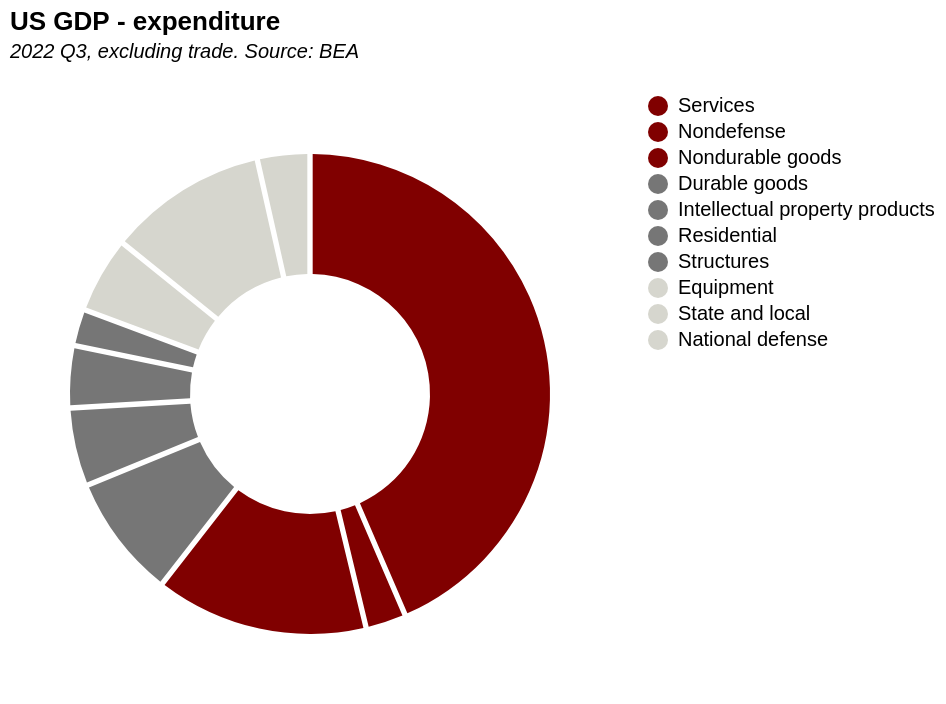

Write a Vega-Lite specification for this figure.
### Vega-Lite specification from a JSON file in a GitHub repository (floating-point values rounded to 4 significant figures)
{"$schema": "https://vega.github.io/schema/vega-lite/v5.json", "description": "An ordered donut chart, with a filter from raw data", "height": 300, "width": 300, "view": {"stroke": "transparent"}, "title": {"text": "US GDP - expenditure", "subtitle": ["2022 Q3, excluding trade. Source: BEA", ""], "subtitleFontStyle": "italic", "subtitleFontSize": 10, "anchor": "start", "color": "black"}, "data": {"values": [{"Item": "Gross domestic product", "Number": "1", "pieNumber": "99", "Type": "GDP", "Value": "25723.9", "Share": "100%"}, {"Item": "Personal consumption expenditures", "Number": "2", "pieNumber": "99", "Type": "C", "Value": "17542.7", "Share": "68%"}, {"Item": "Goods", "Number": "3", "pieNumber": "99", "Type": "C", "Value": "5988.6", "Share": "23%"}, {"Item": "Durable goods", "Number": "4", "pieNumber": "3", "Type": "C", "Value": "2195.8", "Share": "9%"}, {"Item": "Nondurable goods", "Number": "5", "pieNumber": "2", "Type": "C", "Value": "3792.7", "Share": "15%"}, {"Item": "Services", "Number": "6", "pieNumber": "1", "Type": "C", "Value": "11554.1", "Share": "45%"}, {"Item": "Gross private domestic investment", "Number": "7", "pieNumber": "99", "Type": "I", "Value": "4579.1", "Share": "18%"}, {"Item": "Fixed investment", "Number": "8", "pieNumber": "99", "Type": "I", "Value": "4508.2", "Share": "18%"}, {"Item": "Nonresidential", "Number": "9", "pieNumber": "99", "Type": "I", "Value": "3403.4", "Share": "13%"}, {"Item": "Structures", "Number": "10", "pieNumber": "6", "Type": "I", "Value": "654.8", "Share": "3%"}, {"Item": "Equipment", "Number": "11", "pieNumber": "7", "Type": "I", "Value": "1352", "Share": "5%"}, {"Item": "Intellectual property products", "Number": "12", "pieNumber": "4", "Type": "I", "Value": "1396.6", "Share": "5%"}, {"Item": "Residential", "Number": "13", "pieNumber": "5", "Type": "I", "Value": "1104.8", "Share": "4%"}, {"Item": "Change in private inventories", "Number": "14", "pieNumber": "99", "Type": "I", "Value": "70.9", "Share": "0%"}, {"Item": "Net exports of goods and services", "Number": "15", "pieNumber": "99", "Type": "NX", "Value": "-890.8", "Share": "-3%"}, {"Item": "Exports", "Number": "16", "pieNumber": "99", "Type": "NX", "Value": "3065", "Share": "12%"}, {"Item": "Goods", "Number": "17", "pieNumber": "99", "Type": "NX", "Value": "2141.2", "Share": "8%"}, {"Item": "Services", "Number": "18", "pieNumber": "99", "Type": "NX", "Value": "923.8", "Share": "4%"}, {"Item": "Imports", "Number": "19", "pieNumber": "99", "Type": "NX", "Value": "3955.8", "Share": "15%"}, {"Item": "Goods", "Number": "20", "pieNumber": "99", "Type": "NX", "Value": "3269.7", "Share": "13%"}, {"Item": "Services", "Number": "21", "pieNumber": "99", "Type": "NX", "Value": "686.1", "Share": "3%"}, {"Item": "Government consumption expenditures and gross investment", "Number": "22", "pieNumber": "99", "Type": "G", "Value": "4493", "Share": "17%"}, {"Item": "Federal", "Number": "23", "pieNumber": "99", "Type": "G", "Value": "1657.1", "Share": "6%"}, {"Item": "National defense", "Number": "24", "pieNumber": "9", "Type": "G", "Value": "935.3", "Share": "4%"}, {"Item": "Nondefense", "Number": "25", "pieNumber": "10", "Type": "G", "Value": "721.8", "Share": "3%"}, {"Item": "State and local", "Number": "26", "pieNumber": "8", "Type": "G", "Value": "2836", "Share": "11%"}], "format": {"parse": {"Number": "number"}}}, "transform": [{"filter": {"field": "Number", "oneOf": [4, 5, 6, 10, 11, 12, 13, 24, 25, 26]}}], "mark": {"type": "arc", "innerRadius": 60, "outerRadius": 120, "cornerRadius": 0, "padAngle": 0.02}, "encoding": {"theta": {"field": "Value", "type": "quantitative"}, "color": {"field": "Item", "type": "nominal", "legend": {"title": null}, "sort": {"field": "pieNumber", "order": "ascending"}, "scale": {"range": ["rgb(128,0,0)", "rgb(128,0,0)", "rgb(128,0,0)", "rgb(118,118,118)", "rgb(118,118,118)", "rgb(118,118,118)", "rgb(118,118,118)", "rgb(214,214,206)", "rgb(214,214,206)", "rgb(214,214,206)"]}}, "order": {"field": "pieNumber", "type": "quantitative", "sort": "ascending"}, "tooltip": [{"field": "Item", "title": "Item", "format": ""}, {"field": "Value", "title": "USD billions", "format": "$,"}]}}
